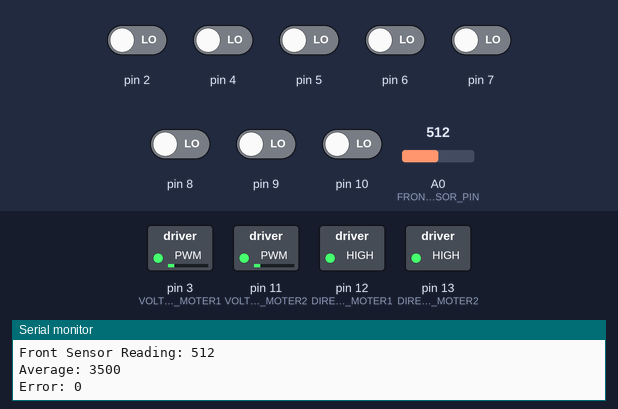
Recording of a sketch running on a simulated Arduino Uno, built with avr-gcc and run on an emulated ATmega328P. Parts: switched loads named in the sketch (green lamp = pin HIGH), the last lines printed to the serial monitor. Dashed ring = blinking. The test bench sets the inputs (shaded band); at power-on: pin 2, pin 4–10 LOW, A0 (FRONT_IR_SENSOR_PIN) = 512.

Above: at 2.85 s.
3.6 s: A0 (FRONT_IR_SENSOR_PIN) set to 215
7.3 s: A0 (FRONT_IR_SENSOR_PIN) set to 190
At 8.9 s:
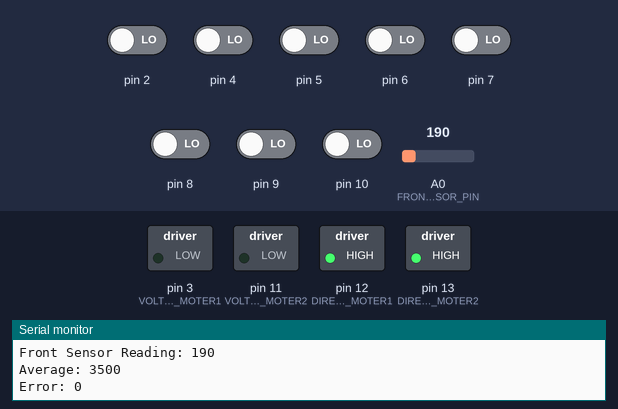
11.0 s: pin 7 driven HIGH
At 11.5 s:
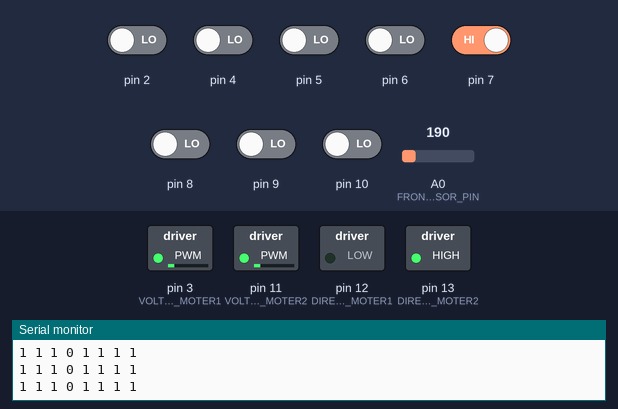
14.7 s: pin 7 driven LOW
At 15.2 s:
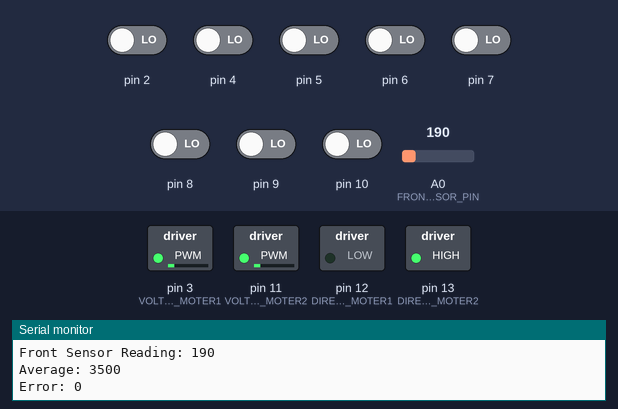
21.9 s: A0 (FRONT_IR_SENSOR_PIN) set to 210
At 22.5 s:
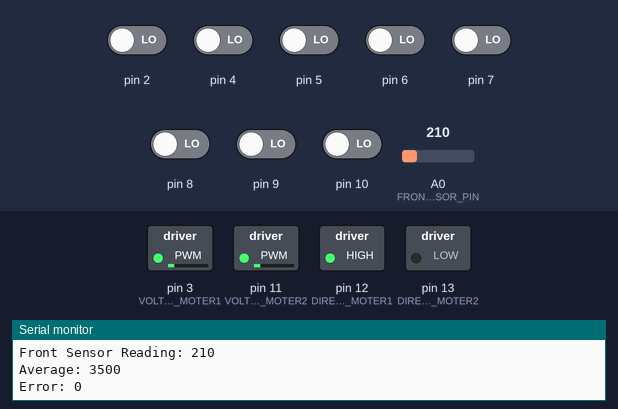
Timing chart, 0 to 26.4 s (numbered marks = the images above; inputs shaded):
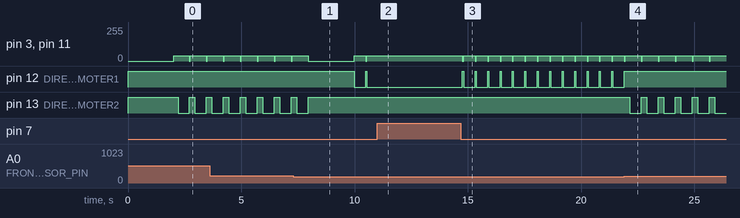

Measured:
- the behaviour switches between 201 and 200 on A0 (FRONT_IR_SENSOR_PIN) (found by bisection; images 0 and 1)
- after the input at 7.3 s, pin 12 (DIRECTION_MOTER1): HIGH → LOW after 2.7 s, → HIGH 0.50 s later, → LOW 0.05 s later; pin 13 (DIRECTION_MOTER2): goes on until 8.0 s, then stays HIGH
- after the input at 11.0 s, pin 3 (VOLTAGE_MOTER1), pin 11 (VOLTAGE_MOTER2): stops changing and stays 40/255; pin 12 (DIRECTION_MOTER1): stops changing and stays LOW
- after the input at 14.7 s, pin 3 (VOLTAGE_MOTER1), pin 11 (VOLTAGE_MOTER2): alternates 40/255 for 0.50 s and 0/255 for 0.05 s, starting after 0.05 s; pin 12 (DIRECTION_MOTER1): alternates HIGH for 0.05 s and LOW for 0.50 s, starting after 0.05 s
- after the input at 21.9 s, pin 3 (VOLTAGE_MOTER1), pin 11 (VOLTAGE_MOTER2): alternates 40/255 for 0.70 s and 0/255 for 0.05 s, starting after 0.76 s; pin 12 (DIRECTION_MOTER1): goes on until 21.9 s, then stays HIGH; pin 13 (DIRECTION_MOTER2): alternates HIGH for 0.25 s and LOW for 0.50 s, starting after 0.26 s
- by itself, pin 13 (DIRECTION_MOTER2): alternates HIGH for 0.25 s and LOW for 0.50 s

The sketch:

Robot_02.ino
```cpp
#include <QTRSensors.h>

// Analog pin for the short range ir sensor
int FRONT_IR_SENSOR_PIN = 0;

// Pins that control the voltage to the moters
int VOLTAGE_MOTER1 = 3;
int VOLTAGE_MOTER2 = 11;

// Pins that controll the direction of the moters
int DIRECTION_MOTER1 = 12;
int DIRECTION_MOTER2 = 13;

// Default voltage constant
int DEFAULT_VOLTAGE = 40;

int cyclePeriodMil = 20;

int rotationPeriodMil = 200;
int preRotationPeriodMil = 500;

// Number of sensors in the QRT Sensor array
int numberOfSensors = 8;

// Create the QTR Sensor object
//QTRSensorsRC qtr((unsigned char[]) { 2, 4, 5, 6, 7 ,8 ,9, 10 }, numberOfSensors);
QTRSensorsRC qtr((unsigned char[]) { 10, 9, 8, 7, 6, 5, 4, 2 }, numberOfSensors);

// Array to store the output from the QTR Sensor read
unsigned int output[8];

// Array to stored the normalised output from the QTR Sensor read
int normalisedOutput[8];

// Stores the current error
int error = 0;

//
int lastError = 0;

// Stores IR read values
int frontIRReading = 0;
int frontIRNormalised = 0;

//float KP = 0.9;
//float KD = 2;

float largeErrorKP = 1.1;
float largeErrorKD = 0.8;

float smallErrorKP = 0.5;
float smallErrorKD = 0.9;

//float KP = 1.1;
//float KD = 0.95;

//float KP = 0.9;
//float KD = 2;

//float KP = 0.5;
//float KD = 1.1;

//float KP = 1.5;
//float KD = 2.3;

// Stores the current quadrent the robot is in
int quadrent = 1;

void setup()
{
  Serial.begin(9600);

  // Setup the moter controll pins
  pinMode(VOLTAGE_MOTER1, OUTPUT);
  pinMode(VOLTAGE_MOTER2, OUTPUT);
  pinMode(DIRECTION_MOTER1, OUTPUT);
  pinMode(DIRECTION_MOTER2, OUTPUT);

  // Set robot to stationary
  setMoterVoltages(0, 0);

  // Set both moters to foward
  digitalWrite(DIRECTION_MOTER1, HIGH);
  digitalWrite(DIRECTION_MOTER2, HIGH);
}

void loop()
{
  // Read from the line sensor
  readQTRSensor();

  // Read from the front IR sensor
  readFrontIRSensor();

  // Calcualte the error of the robot
  calculateError();

  // Update the quadrent variable if the quadrent is changing
  determinQuadrent();

  // Move based on what quadrent the robot is in
  if( quadrent == 1 ) moveQuadrent1();
  else if( quadrent == 2 ) moveQuadrent2();
  else if( quadrent == 3 ) moveQuadrent3();
  else if( quadrent == 4 ) moveQuadrent4();

  delay(cyclePeriodMil);
  //delay(500);
}

void readQTRSensor()
{
  // Read from the sensor into the array
  qtr.read(output);

  // Normalise the output from the sensor, 1 being white
  // 0 being black
  for( int i = 0; i < numberOfSensors; i++ )
  {
    if( output[i] > 1000 ) normalisedOutput[i] = 0;
    else normalisedOutput[i] = 1;

    // TESTING: Print this out to see what is happerning
    Serial.print(normalisedOutput[i]);
    Serial.print(" ");
  }

  Serial.println();
}

void readFrontIRSensor()
{
  frontIRReading = analogRead(FRONT_IR_SENSOR_PIN);

  if( frontIRReading > 200 ) frontIRNormalised = 0;
  else frontIRNormalised = 1;

  Serial.print("Front Sensor Reading: ");
  Serial.println(frontIRReading);
}

void calculateError()
{
  lastError = error;

  // Calculate the error, where the line is in relation to the sensors.
  // Weights the sensor readings from 0 to 7000, and sums them up, if
  // the sensor at that position is white then something is added to the
  // sum otherwise it remains the same, at the end the sum is devied by number
  // of sensors with white under them, giving an average of ezactly 3500 if the sensors
  // in the middle are the ones over the line, otherwise it will be smaller
  // towards the left and greater toward the right

  int sum = 0;
  int count = 0;

  if( quadrent >= 2 )
  {
    for( int i = 2; i < numberOfSensors-2; i++ )
    {
      sum += i * ( 1000 * normalisedOutput[i] );
      count += normalisedOutput[i];
    }

  }
  else
  {
    for( int i = 0; i < numberOfSensors; i++ )
    {
      sum += i * ( 1000 * normalisedOutput[i] );
      count += normalisedOutput[i];
    }
  }

  // Calulate the average position of the line
  int average = sum/count;

  // Calculate the error, sinse if the line is in the middle of the sensors you get
  // an average of 3500 this means with the equason below you will get an error of 0
  // if the sensor is in the middle otherwise it will be negative if the robot needs to move left
  // and it will be positive if the robot needs to move right
  if( average == -1 ) error = lastError;
  else error = 3500 - average;

  Serial.print("Average: ");
  Serial.println(average);

  // TESTING: Will remvove these print statments later
  Serial.print("Error: ");
  Serial.println(error);
}

void determinQuadrent()
{
  // TESTING: At the moment it just does quadrent 1 but later we will determin how to
  // tell between the diffrent quadrents
  //quadrent = 1;

  // Detect quadrent 2
  if( quadrent == 1 && abs(lastError) <= 500 && (canMoveRight() || canMoveLeft()))
  {
    quadrent = 2;
    setMoterVoltages(0,0);

    //DEFAULT_VOLTAGE = 60;

    delay(2000);
  }

  // Detect quadrent 3
  if( quadrent == 2 && frontIRNormalised == 1 )
  {
    quadrent = 3;
    setMoterVoltages(0,0);

    //DEFAULT_VOLTAGE = 60;

    delay(2000);
  }
}

void moveQuadrent1()
{
  // Figure out how much to adjust the voltages by
  // NOTE: There is probberly a better way to do this
  //int voltageAdjustment = ((KP)*error + KD*(error - lastError))/100;//error*errorScale;

  int voltageAdjustment = 0;

  if( abs(error) >= 1500 )
  {
    DEFAULT_VOLTAGE = 35;
    voltageAdjustment = ((largeErrorKP)*error + largeErrorKD*(error - lastError))/100;//error*errorScale;
  }
  else voltageAdjustment = ((smallErrorKP)*error + smallErrorKD*(error - lastError))/100;//error*errorScale;

  //if( abs(voltageAdjustment) <= 6 ) voltageAdjustment = 0;

  // Add the adjustment to left because if we want it to turn left
  // the left moter voltage should be less than the right moter voltage
  // and the error is negative if robot needs to turn left
  int leftMoterVoltage = DEFAULT_VOLTAGE + voltageAdjustment;

  // Substract the adjustment from the right moter voltage
  int rightMoterVoltage = DEFAULT_VOLTAGE - voltageAdjustment;

  // TESTING: Will remvove these print statments later
  Serial.print("Voltage Adjustment: ");
  Serial.println(voltageAdjustment);

  Serial.print("Left Moter: ");
  Serial.print(leftMoterVoltage);
  Serial.print(". Right Moter: ");
  Serial.println(rightMoterVoltage);

  // Update the moter voltage pins
  setMoterVoltages( leftMoterVoltage, rightMoterVoltage );

  DEFAULT_VOLTAGE = 40;
}

void moveQuadrent2()
{
  // Priority: Left, Foward, Right, Turn aroud (180)

  //setMoterVoltages(0,0);

  if( canMoveLeft() ) turnLeft();
  else if( canMoveFoward() ) moveQuadrent1();//moveStraight();
  else if( canMoveRight() ) turnRight();
  else turnAround();

}

void moveQuadrent3()
{
  if( frontIRNormalised == 1 ) turnAround();
  else moveQuadrent2();

}
void moveQuadrent4()
{

}

boolean canMoveFoward()
{
  for( int i = 0; i < numberOfSensors; i++ )
  {
    if( normalisedOutput[i] == 1 ) return true;
  }

  return false;

}

boolean canMoveLeft()
{
  int leftCount = 0;

  // Count from the left
  for( int i = 0; i < numberOfSensors; i++ )
  {
    if( normalisedOutput[i] == 1 ) leftCount++;
    else break;
  }

  if( leftCount >= 4 ) return true;
  return false;
}

boolean canMoveRight()
{
  int rightCount = 0;

  // Count from the right
  for( int i = numberOfSensors-1; i >= 0; i-- )
  {
    if( normalisedOutput[i] == 1 ) rightCount++;
    else break;
  }

  if( rightCount >= 4 ) return true;
  return false;

}

boolean isCenteredOnLine()
{
  readQTRSensor();

  int count = 0;

  for( int i = 2; i < numberOfSensors-2; i++ )
  {
    if(normalisedOutput[i] == 1) count++;
    else if(count == 1) return false;

    if(count == 2)
    {
      Serial.println("Is centered on line");
      //delay(2000);
      return true;
    }
  }

  return false;

  //readQTRSensor();
  //calculateError();

  //return ( error == 0 );
}

void turnLeft()
{
  preRotationMove();

  digitalWrite(DIRECTION_MOTER1, HIGH);
  digitalWrite(DIRECTION_MOTER2, LOW);

  setMoterVoltages(DEFAULT_VOLTAGE, DEFAULT_VOLTAGE);
  delay(preRotationPeriodMil);

  while(!isCenteredOnLine())
  {
    //delay(rotationPeriodMil);
  }

  setMoterVoltages(0, 0);

  digitalWrite(DIRECTION_MOTER1, HIGH);
  digitalWrite(DIRECTION_MOTER2, HIGH);
}

void turnRight()
{
  preRotationMove();

  digitalWrite(DIRECTION_MOTER1, LOW);
  digitalWrite(DIRECTION_MOTER2, HIGH);

  setMoterVoltages(DEFAULT_VOLTAGE, DEFAULT_VOLTAGE);
  delay(preRotationPeriodMil);

  while(!isCenteredOnLine())
  {
    //delay(rotationPeriodMil);
  }

  setMoterVoltages(0, 0);

  digitalWrite(DIRECTION_MOTER1, HIGH);
  digitalWrite(DIRECTION_MOTER2, HIGH);
}

void turnAround()
{
  digitalWrite(DIRECTION_MOTER1, LOW);
  digitalWrite(DIRECTION_MOTER2, HIGH);

  setMoterVoltages(DEFAULT_VOLTAGE, DEFAULT_VOLTAGE);
  delay(preRotationPeriodMil);

  while(!isCenteredOnLine())
  {
    //delay(rotationPeriodMil);
  }

  setMoterVoltages(0, 0);

  digitalWrite(DIRECTION_MOTER1, HIGH);
  digitalWrite(DIRECTION_MOTER2, HIGH);
}

void moveStraight()
{
  setMoterVoltages(DEFAULT_VOLTAGE, DEFAULT_VOLTAGE);
}

void preRotationMove()
{
  setMoterVoltages(DEFAULT_VOLTAGE, DEFAULT_VOLTAGE);

  //while(error != 0)
  //{
  //  readQTRSensor();
  //  calculateError();
  //  delay(300);
  //}
  delay(200);
  //setMoterVoltages(0, 0);
}

void setMoterVoltages( int newLeftVoltage, int newRightVoltage )
{
   //if( newLeftVoltage < newRightVoltage ) Serial.println("LEFT");
   //else if( newLeftVoltage > newRightVoltage ) Serial.println("RIGHT");

   if( newLeftVoltage < 0 ) newLeftVoltage = 0;
   if( newRightVoltage < 0 ) newRightVoltage = 0;

  // Write the new voltages to the voltage pins
  analogWrite(VOLTAGE_MOTER1, newLeftVoltage);
  analogWrite(VOLTAGE_MOTER2, newRightVoltage);
}
```
